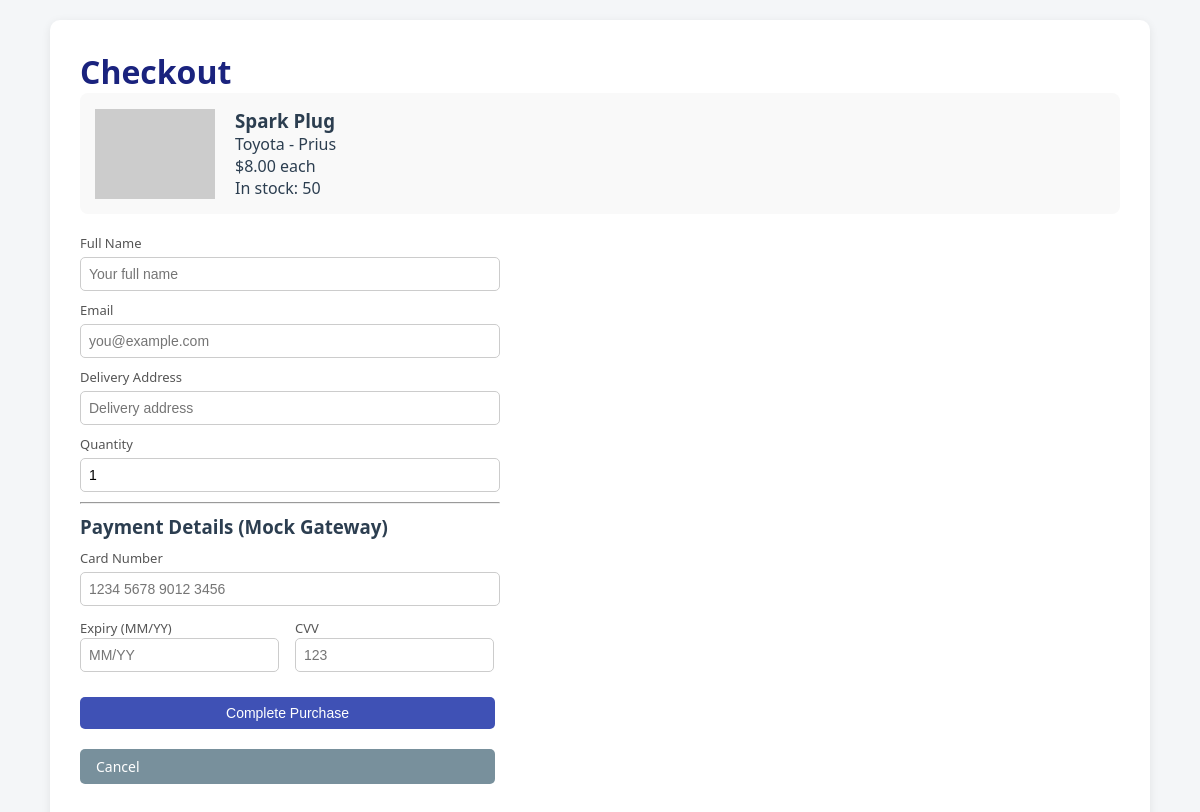
Page /checkout.php?part_id=4 on the committed database.
### tables this page shows
CREATE TABLE IF NOT EXISTS parts (
    id INT AUTO_INCREMENT PRIMARY KEY,
    part_name VARCHAR(150) NOT NULL,
    vehicle_make VARCHAR(60) NOT NULL,
    vehicle_model VARCHAR(60) NOT NULL,
    category VARCHAR(60) NOT NULL,
    price DECIMAL(10,2) NOT NULL,
    stock INT NOT NULL DEFAULT 0,
    image_url VARCHAR(255) DEFAULT 'https://via.placeholder.com/200x150?text=Part',
    created_at TIMESTAMP DEFAULT CURRENT_TIMESTAMP
);

### checkout.php (the view, shortened to what this page needs)
<?php
require 'db.php';
$part_id = $_GET['part_id'] ?? null;
$stmt = $pdo->prepare("SELECT * FROM parts WHERE id = ?");
$stmt->execute([$part_id]);
$part = $stmt->fetch(PDO::FETCH_ASSOC);
?>
<!DOCTYPE html>
<html lang="en">
<head>
    <link rel="stylesheet" href="style.css">
</head>
<body>
    <div class="container">
        <h1>Checkout</h1>
        <div class="checkout-summary">
            <img src="<?= htmlspecialchars($part['image_url']) ?>" alt="<?= htmlspecialchars($part['part_name']) ?>" style="width:120px;">
            <div>
                <h3><?= htmlspecialchars($part['part_name']) ?></h3>
                <p><?= htmlspecialchars($part['vehicle_make']) ?> - <?= htmlspecialchars($part['vehicle_model']) ?></p>
                <p class="price">$<?= number_format($part['price'], 2) ?> each</p>
                <p>In stock: <?= $part['stock'] ?></p>
            </div>
        </div>
        <form method="POST" action="process_order.php" id="checkoutForm">
            <label>Full Name</label>
            <input type="text" name="customer_name" id="customer_name" placeholder="Your full name" required>
            <label>Email</label>
            <input type="email" name="customer_email" id="customer_email" placeholder="you@example.com" required>
            <label>Delivery Address</label>
            <input type="text" name="customer_address" id="customer_address" placeholder="Delivery address" required>
            <label>Quantity</label>
            <input type="number" name="quantity" id="quantity" value="1" min="1" max="<?= $part['stock'] ?>" required>
            <hr>
            <h3>Payment Details (Mock Gateway)</h3>
            <label>Card Number</label>
            <input type="text" name="card_number" id="card_number" placeholder="1234 5678 9012 3456" maxlength="19" required>
            <div style="display:flex; gap:10px;">
                <div style="flex:1;">
                    <label>Expiry (MM/YY)</label>
                    <input type="text" name="card_expiry" placeholder="MM/YY" maxlength="5" required>
                </div>
                <div style="flex:1;">
                    <label>CVV</label>
                    <input type="text" name="card_cvv" placeholder="123" maxlength="3" required>
                </div>
            </div>
            <button type="submit" class="btn" style="margin-top:15px;">Complete Purchase</button>
            <a href="index.php" class="btn btn-secondary">Cancel</a>
        </form>
    </div>
</body>
</html>

### style.css (style rules this page uses)
* { margin: 0; padding: 0; box-sizing: border-box; }
body { font-family: 'Segoe UI', Arial, sans-serif; background: #f4f6f8; color: #2c3e50; padding: 20px; }
.container { max-width: 1100px; margin: 0 auto; background: #fff; padding: 30px; border-radius: 10px; box-shadow: 0 2px 10px rgba(0,0,0,0.08); }
h1 { color: #1a237e; }
.btn { display: inline-block; padding: 8px 16px; background: #3f51b5; color: #fff; text-decoration: none; border: none; border-radius: 5px; cursor: pointer; font-size: 14px; margin: 5px 5px 5px 0; }
.btn-secondary { background: #78909c; }
form:not(.filter-form) { display: flex; flex-direction: column; gap: 10px; max-width: 420px; margin-bottom: 20px; }
form label { font-size: 13px; color: #555; margin-bottom: -5px; }
input, select { padding: 8px; border: 1px solid #ccc; border-radius: 5px; font-size: 14px; }
.checkout-summary { display: flex; gap: 20px; align-items: center; background: #f9f9f9; padding: 15px; border-radius: 8px; margin-bottom: 20px; }

### rows in the picture
parts: part_name "Spark Plug", vehicle_make "Toyota", vehicle_model "Prius", price "8.00", stock "50"
